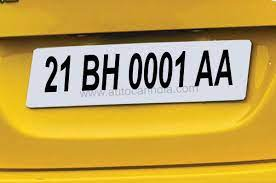
#> input picture VehicleNumberPlate-main/VehicleNumberPlate/spm.jpg, 276 x 183 px
$ python Name.py
#> lines starting #> are read from the running program, lines starting #| are printed output that depends on the picture; after the words box and inside, x2 and y2 are one past the last pixel; in counts of white or black regions, pixels touching at a corner belong together
import cv2
import imutils
import pytesseract
pytesseract.pytesseract.tesseract_cmd = 'C:\Program Files\Tesseract-OCR\\tesseract'
# pytesseract.pytesseract.tesseract_cmd = 'C:\Program Files\Tesseract-OCR'

image = cv2.imread('spm.jpg')
#> image is the input picture: shape (183, 276, 3); mean B, G, R 75.9, 161.6, 193.8
assert not isinstance(image,type(None))
image = imutils.resize(image, width=300 )
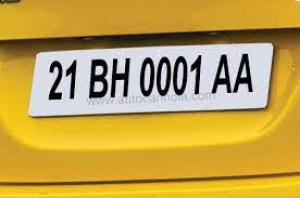
#> image: shape (198, 300, 3); mean B, G, R 75.8, 161.5, 193.7
cv2.imshow("original image", image)
cv2.waitKey(0)
gray_image = cv2.cvtColor(image, cv2.COLOR_BGR2GRAY)
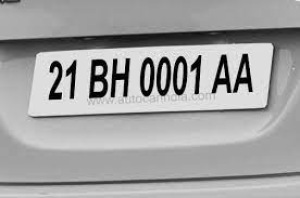
#> gray_image: shape (198, 300); min 0, max 251, mean 161.3
cv2.imshow("greyed image", gray_image)
cv2.waitKey(0)
gray_image = cv2.bilateralFilter(gray_image, 11, 17, 17)
cv2.imshow("smoothened image", gray_image)
cv2.waitKey(0)
edged = cv2.Canny(gray_image, 30, 200)
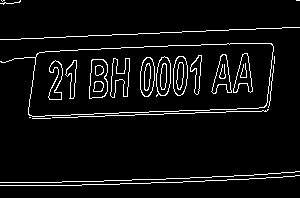
#> edged: shape (198, 300); 5.6% white in thin lines or dots
cv2.imshow("edged image", edged)
cv2.waitKey(0)
cnts,new = cv2.findContours(edged.copy(), cv2.RETR_LIST, cv2.CHAIN_APPROX_SIMPLE)
#> cnts = 45 contours, 13 with area under 20; largest, box (x1, y1, x2, y2) and area: (0, 43, 274, 117) 15435, (28, 43, 274, 117) 15426, (89, 59, 108, 99) 613, (89, 59, 108, 99) 598, (173, 56, 188, 96) 456; new = 45 rows, first 6: [1, -1, -1, -1], [2, 0, -1, -1], [3, 1, -1, -1], [4, 2, -1, -1], [5, 3, -1, -1], [6, 4, -1, -1]
image1=image.copy()
cv2.drawContours(image1,cnts,-1,(0,255,0),3)
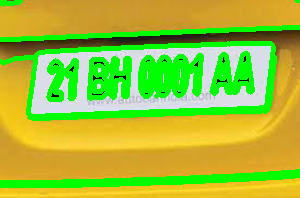
#> image1: shape (198, 300, 3); mean B, G, R 53.7, 192.6, 159.9
cv2.imshow("contours",image1)
cv2.waitKey(0)
cnts = sorted(cnts, key = cv2.contourArea, reverse = True) [:30]
#> cnts = 30 contours; largest, box (x1, y1, x2, y2) and area: (0, 43, 274, 117) 15435, (28, 43, 274, 117) 15426, (89, 59, 108, 99) 613, (89, 59, 108, 99) 598, (173, 56, 188, 96) 456
screenCnt = None
image2 = image.copy()
cv2.drawContours(image2,cnts,-1,(0,255,0),3)
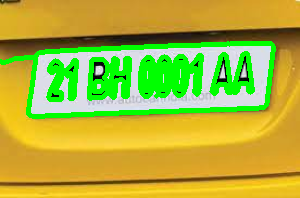
#> image2: shape (198, 300, 3); 15% of pixels changed, all inside (x1, y1, x2, y2) = (0, 41, 276, 119)
cv2.imshow("Top 30 contours",image2)
cv2.waitKey(0)
i=7
for c in cnts:
        perimeter = cv2.arcLength(c, True)
        approx = cv2.approxPolyDP(c, 0.018 * perimeter, True)
        if len(approx) == 4:
                screenCnt = approx
                x,y,w,h = cv2.boundingRect(c)
                new_img=image[y:y+h,x:x+w]
                cv2.imwrite('./'+str(i)+'.png',new_img)
                i+=1
                break
#> this loop made 2 passes
#> (perimeter, screenCnt, x, y, w, h, i) on pass 2: (610.5, [[273, 46], [263, 107], [28, 113], [39, 52]], 28, 43, 246, 74, 8)
#> perimeter on pass 1: 687.2
#> pass 2, `new_img=image[y:y+h,x:x+w]`:
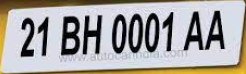
#> new_img: shape (74, 246, 3); mean B, G, R 161.1, 164.1, 167.2
#> after the loop, i = 8
cv2.drawContours(image, [screenCnt], -1, (0, 255, 0), 3)
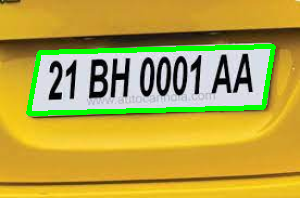
#> image: shape (198, 300, 3); 4.94% of pixels changed, all inside (x1, y1, x2, y2) = (26, 44, 276, 116)
cv2.imshow("image with detected license plate", image)
cv2.waitKey(0)
Cropped_loc = './7.png'
cv2.imshow("cropped", cv2.imread(Cropped_loc))
#> (the run stopped early here; a loop or call above may not have finished)
